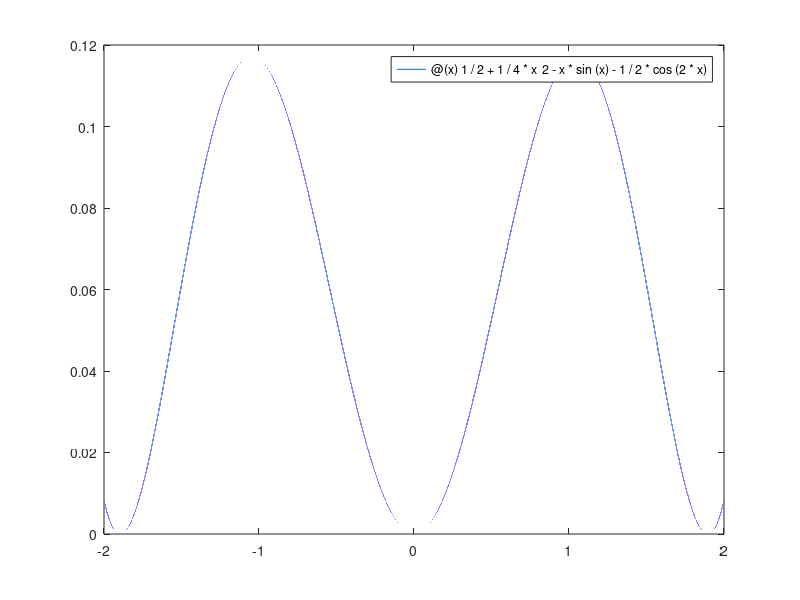

Reproduce this figure in MATLAB. (Note: this script raises an error after producing the figure.)
clc 
close all 
clear all 

a = -pi;
b = pi;
tol = 10^(-5);
i = 0;
rel = 1;
%f_ = @(x) x .* cos(x) - 2*x.^2 + 3*x - 1; 
f_ = @(x) 1/2 + 1/4*x^2 - x*sin(x) - 1/2*cos(2*x);
exact_val = fzero(f_, 0)

fplot(f_, [-2, 2])

[i,a,b,tol,rel] = MAIN(i,a,b,tol,rel, exact_val);

function [i,a,b,tol,rel] = MAIN(i,a,b,tol,rel, exact_val)
    fprintf("i  a         b       c        f(c)     Rel\n")

    if (A_FUNC(a) * A_FUNC(b)) < 0
        while rel > tol
            i = i + 1;
            t_old = a;
            t = (a+b)/2;

            if A_FUNC(t) == 0
               fprintf("Root found %0.2f\n", t)
               break;
            end

            rel = abs(exact_val - t_old) / exact_val; 

            fprintf("%d  %0.5f  %0.5f  %0.5f  %0.5f  %f \n", i, a, b, t, A_FUNC(t), rel)

            if A_FUNC(t) * A_FUNC(a) < 0
               b = t;
            else
               a = t;
            end

        end
    else       
        fprintf("Root doesnt exist between %f and %f\n\n", a, b)
    end
   % fprintf("Ans = %f\n", t) 
end


function f = A_FUNC(x)
    f = 1/2 + 1/4*x^2 - x*sin(x) - 1/2*cos(2*x);
end

%function f = A_FUNC(x)
%    f = x * cos(x) - 2*x^2 + 3*x - 1; 
%end 
